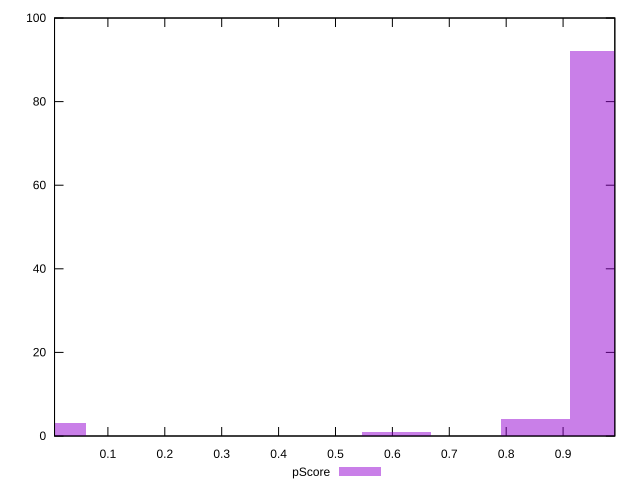

gnuplot code for this plot:
reset

$pScore <<EOF
0.9726967606621251 92
0 3
0.8511096655793594 4
0.6079354754138282 1
EOF

set key outside below
set boxwidth 0.12158709508276563
set xrange [0.006205995305586631:0.9909409595510137]
set yrange [0:100]
set trange [0:100]
set style fill transparent solid 0.5 noborder
set terminal svg size 640, 490 enhanced background rgb 'white'
set output "reports/report_00027_2021-02-24T12-40-31.850Z/largest-contentful-paint/samples/music/pScore/histogram.svg"

plot $pScore title "pScore" with boxes

reset
